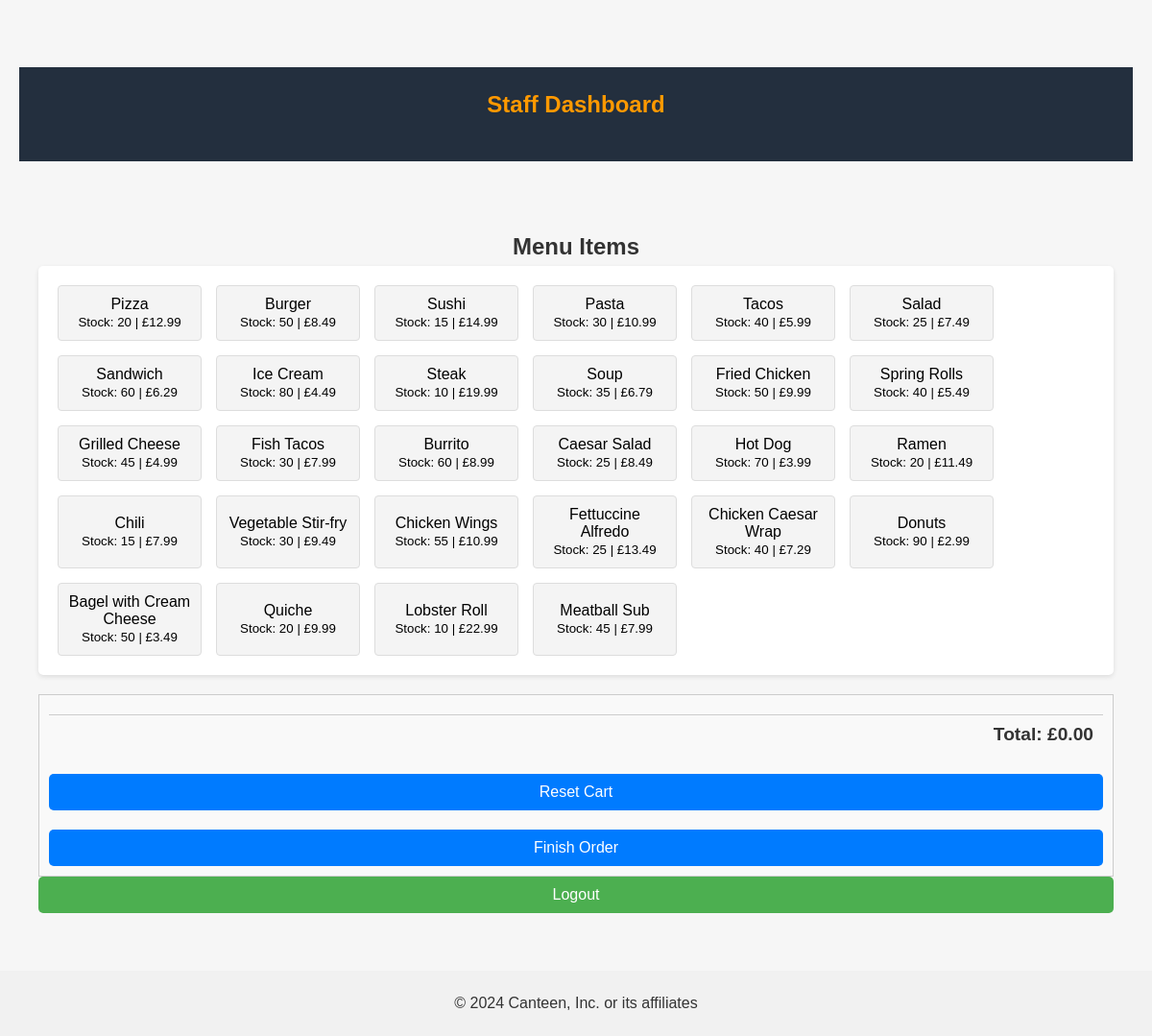
Page /Canteen_Staff.php on the committed database.
### tables this page shows
CREATE TABLE `menuitems` (
  `item_id` int(11) NOT NULL,
  `item_name` varchar(255) NOT NULL,
  `Stock` int(11) NOT NULL,
  `price` decimal(5,2) NOT NULL,
  `available` tinyint(1) DEFAULT 1
);

### public/Canteen_Staff.php (the view, shortened to what this page needs)
<?php
include '../config/db.php';
$query = $pdo->query("SELECT * FROM menuitems WHERE available = 1");
$items = $query->fetchAll(PDO::FETCH_ASSOC);
?>
<?php include '../templates/header.php'; ?>
<header>
    <h1>Staff Dashboard</h1>
</header>
<div class="container">
    <h2>Menu Items</h2>
    <div class="menu-container">
        <?php foreach ($items as $item): ?>
            <button class="menu-items" data-item-id="<?= $item['item_id'] ?>"
            <?= $item['Stock'] <= 0 ? 'disabled style="background-color: grey;"' : '' ?>>
                <?= htmlspecialchars(ucfirst($item['item_name'])); ?> <br>
                <small>Stock: <?= $item['Stock'] ?> | £<?= $item['price'] ?></small>
            </button>
        <?php endforeach; ?>
    </div>
    <div class="order-summary">
        <div id="total-box">Total: £0.00</div>
        <button id="reset-cart" class="btn">Reset Cart</button>
        <button id="finish-order" class="btn">Finish Order</button>
    </div>
    <button id="logout-btn" class="btn">Logout</button>
</div>
<?php include '../templates/footer.php'; ?>

### public/css/style.css (style rules this page uses)
* { box-sizing: border-box; }
body { font-family: Arial, sans-serif; line-height: 1.6; background-color: #f2f2f2; color: #333; }
.container { width: 100%; max-width: 1200px; margin: 0 auto; padding: 15px; }
header { background-color: #232f3e; color: #ffffff; padding: 20px 0; text-align: center; }
h1 { font-size: 2.5rem; margin-bottom: 20px; }
button { background-color: #ff9900; color: #ffffff; border: none; border-radius: 5px; padding: 10px 15px; cursor: pointer; }
* { margin: 0; padding: 0; box-sizing: border-box; }
body { font-family: Arial, sans-serif; background-color: #f6f6f6; color: #333; }
h1 { font-size: 24px; color: #FF9900; margin-bottom: 20px; text-align: center; }
button { width: 100%; padding: 10px; background-color: #FF9900; color: white; border: none; border-radius: 4px; font-size: 16px; cursor: pointer; transition: background-color 0.3s; }
.menu-container { display: grid; grid-template-columns: repeat(4, 1fr); gap: 15px; padding: 20px; background: #ffffff; border-radius: 5px; box-shadow: 0 2px 5px rgba(0, 0, 0, 0.1); }
.menu-items { background-color: #f2f2f2; border: none; border-radius: 4px; padding: 15px; font-size: 16px; cursor: pointer; text-align: center; color: #000000; transition: background-color 0.3s; }
.container { max-width: 1200px; margin: 0 auto; padding: 20px; }
.menu-container { display: flex; flex-wrap: wrap; gap: 15px; }
.menu-items { border: 1px solid #ddd; padding: 10px; cursor: pointer; width: 150px; background-color: #f4f4f4; }
.order-summary { margin-top: 30px; padding: 20px; border: 1px solid #ddd; background-color: #f9f9f9; }
button#reset-cart, button#finish-order { margin-top: 20px; padding: 10px 20px; font-size: 16px; cursor: pointer; background-color: #007bff; color: white; border: none; }
.order-summary { margin-top: 20px; padding: 10px; border: 1px solid #ccc; background: #f9f9f9; max-height: 300px; overflow-y: auto; }
.container { text-align: center; margin-top: 50px; }
.btn { background-color: #4CAF50; color: white; padding: 10px 20px; text-decoration: none; border-radius: 5px; }

### public/Canteen_Staff.php (style rules this page uses)
.order-summary { margin-top: 20px; padding: 10px; border: 1px solid #ccc; background: #f9f9f9; max-height: 300px; overflow-y: auto; }
#total-box { margin-top: 10px; font-size: 1.2rem; font-weight: bold; color: #333; text-align: right; padding: 5px 10px; border-top: 1px solid #ccc; }

### rows in the picture
menuitems: item_name "Pizza", Stock "20", price "12.99"
menuitems: item_name "Burger", Stock "50", price "8.49"
menuitems: item_name "Sushi", Stock "15", price "14.99"
menuitems: item_name "Pasta", Stock "30", price "10.99"
menuitems: item_name "Tacos", Stock "40", price "5.99"
menuitems: item_name "Salad", Stock "25", price "7.49"
menuitems: item_name "Sandwich", Stock "60", price "6.29"
menuitems: item_name "Ice Cream", Stock "80", price "4.49"
menuitems: item_name "Steak", Stock "10", price "19.99"
menuitems: item_name "Soup", Stock "35", price "6.79"
menuitems: item_name "Fried Chicken", Stock "50", price "9.99"
menuitems: item_name "Spring Rolls", Stock "40", price "5.49"
menuitems: item_name "Grilled Cheese", Stock "45", price "4.99"
menuitems: item_name "Fish Tacos", Stock "30", price "7.99"
menuitems: item_name "Burrito", Stock "60", price "8.99"
menuitems: item_name "Caesar Salad", Stock "25", price "8.49"
menuitems: item_name "Hot Dog", Stock "70", price "3.99"
menuitems: item_name "Ramen", Stock "20", price "11.49"
menuitems: item_name "Chili", Stock "15", price "7.99"
menuitems: item_name "Vegetable Stir-fry", Stock "30", price "9.49"
menuitems: item_name "Chicken Wings", Stock "55", price "10.99"
menuitems: item_name "Fettuccine Alfredo", Stock "25", price "13.49"
menuitems: item_name "Chicken Caesar Wrap", Stock "40", price "7.29"
menuitems: item_name "Donuts", Stock "90", price "2.99"
menuitems: item_name "Bagel with Cream Cheese", Stock "50", price "3.49"
menuitems: item_name "Quiche", Stock "20", price "9.99"
menuitems: item_name "Lobster Roll", Stock "10", price "22.99"
menuitems: item_name "Meatball Sub", Stock "45", price "7.99"
